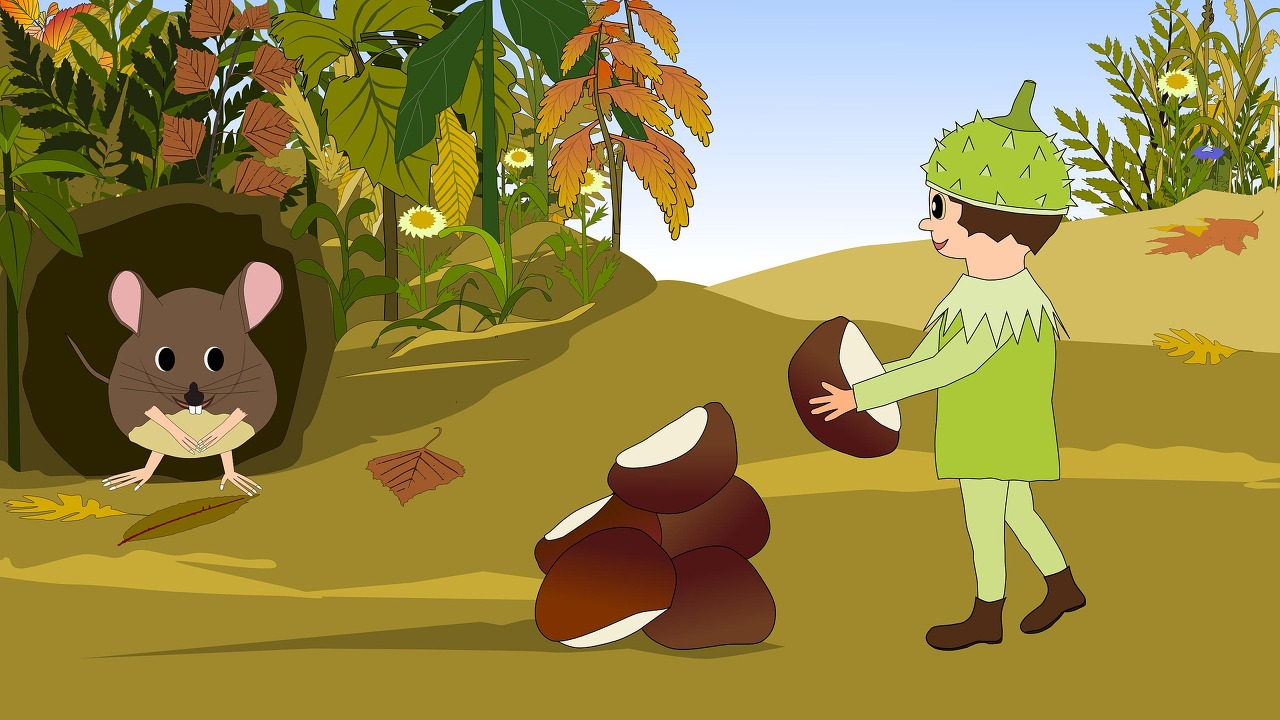
#> input picture temp/open_cv/Image/fable2.jpg, 1280 x 720 px
$ python open_cv_test9.py
#> lines starting #> are read from the running program, lines starting #| are printed output that depends on the picture; after the words box and inside, x2 and y2 are one past the last pixel; in counts of white or black regions, pixels touching at a corner belong together
import cv2
import numpy as np
import sys

sys.setrecursionlimit(10000)

src = cv2.imread("Image/fable2.jpg")
#> src is the input picture: shape (720, 1280, 3); mean B, G, R 69.1, 134.7, 148.8
gray = cv2.cvtColor(src, cv2.COLOR_BGR2GRAY)
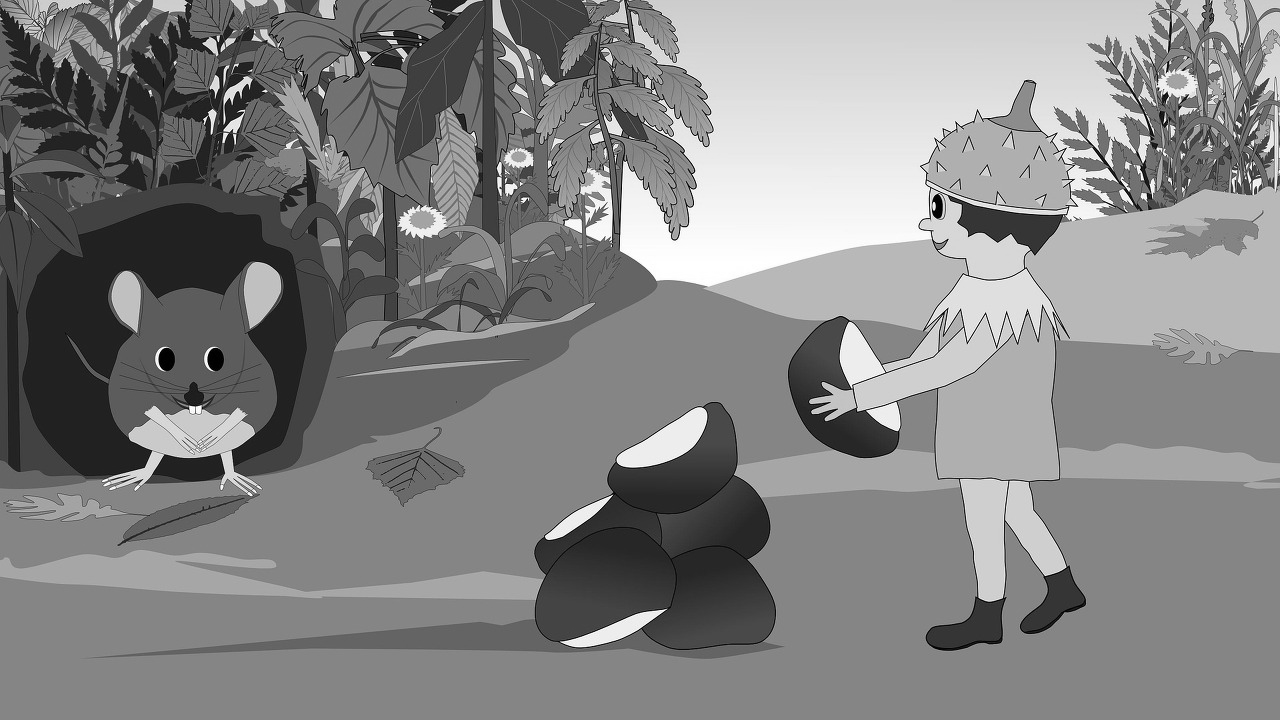
#> gray: shape (720, 1280); min 0, max 255, mean 131.4
binary = cv2.adaptiveThreshold(
    gray, 255, cv2.ADAPTIVE_THRESH_MEAN_C, cv2.THRESH_BINARY, 467, 37)
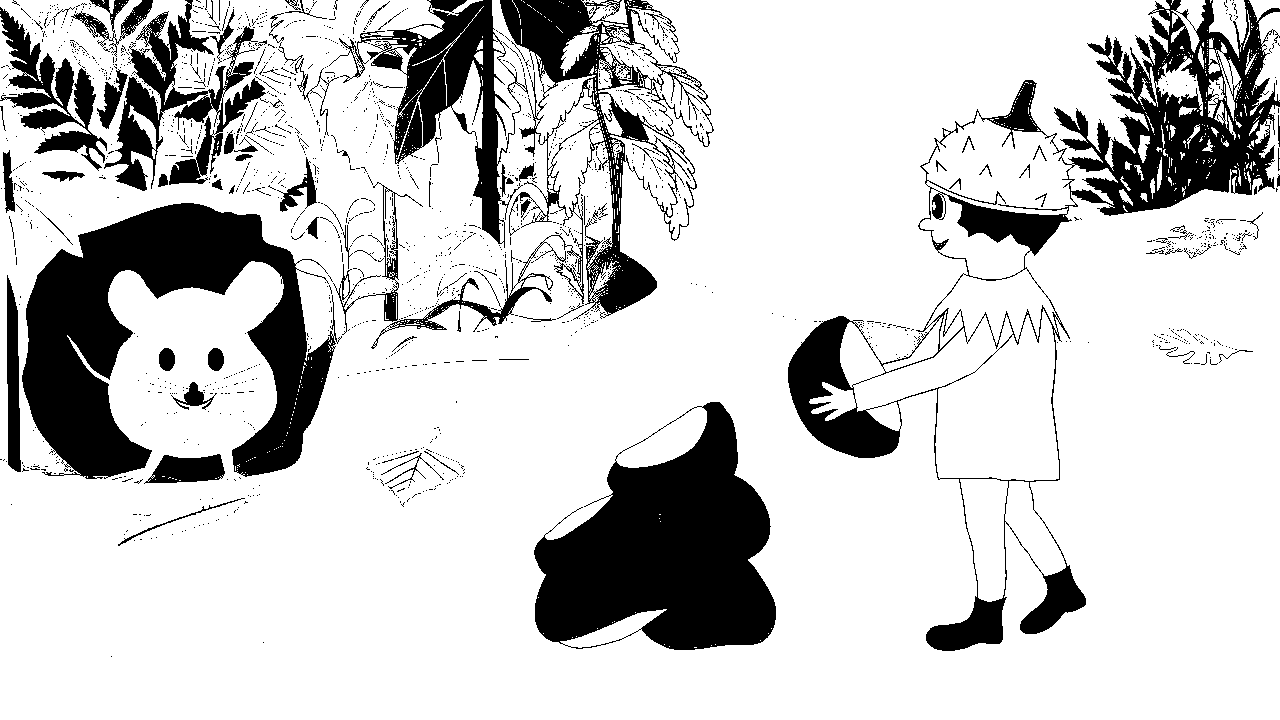
#> binary: shape (720, 1280); 80.2% white; 1775 black regions (1682 under 20 px), largest, box (x1, y1, x2, y2) and area: (788, 0, 1280, 651) 41471, (22, 203, 342, 479) 39837, (534, 402, 776, 650) 37003

# 빈 output 이미지 생성 (흰색)
output = np.full(binary.shape, 255, dtype=np.uint8)

# 이미지의 높이와 너비
height, width = binary.shape
#> height = 720; width = 1280

# 점진적으로 이미지를 보여주는 단위 설정
step = 3

dy = [-step, step, 0, 0]
dx = [0, 0, -step, step]

visited = np.zeros_like(binary, dtype=bool)


def dfs(i, j):
    if i < 0 or i >= height or j < 0 or j >= width or visited[i, j] or binary[i, j] == 255:
        return

    visited[i, j] = True
    output[i:i + step, j:j + step] = binary[i:i + step, j:j + step]
    cv2.imshow("output", output)
    cv2.waitKey(1)

    for k in range(4):
        ni, nj = i + dy[k], j + dx[k]
        dfs(ni, nj)


# 시작점 찾기 (검은 픽셀 중 하나)
start_i, start_j = None, None
for i in range(0, height, step):
    for j in range(0, width, step):
        if binary[i, j] == 0 and not visited[i, j]:
            start_i, start_j = i, j
            dfs(start_i, start_j)
#> this loop made 240 passes
#> pass 1, in dfs, `cv2.imshow("output", output)`:
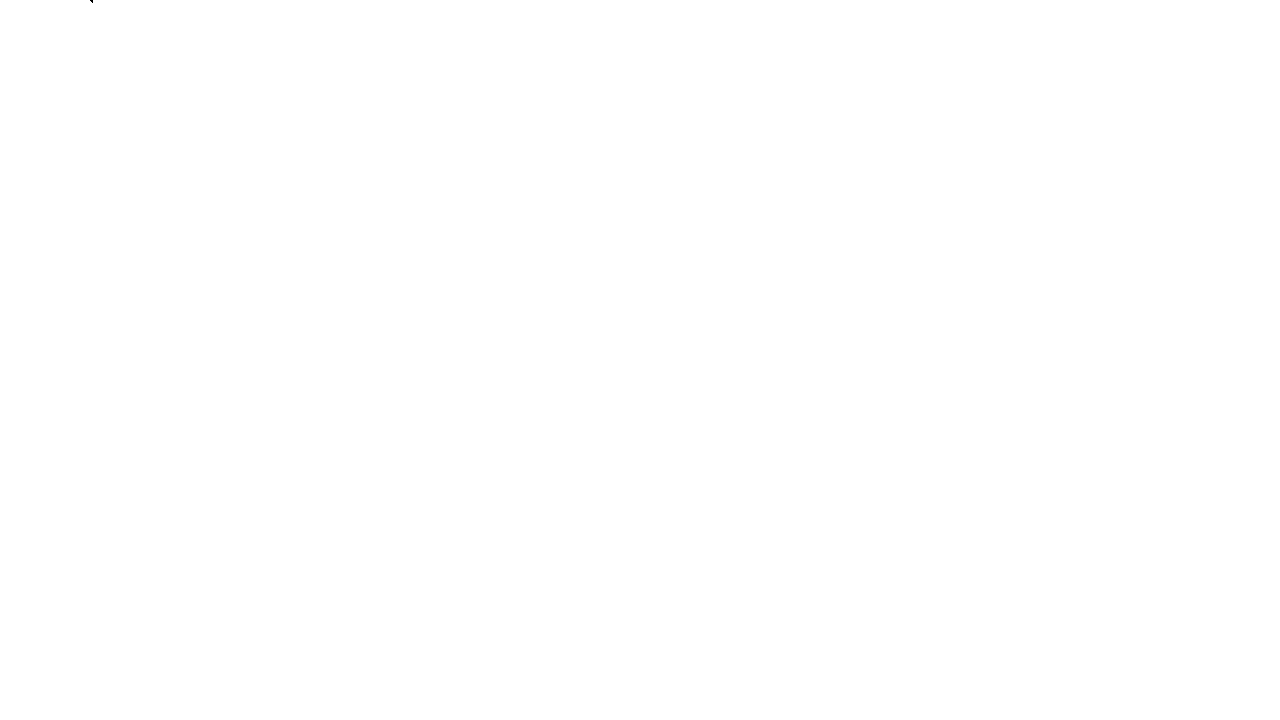
#> window 'output': shape (720, 1280); 100% white; black in thin lines or dots, all inside (x1, y1, x2, y2) = (90, 0, 93, 3)

cv2.waitKey(0)
cv2.destroyAllWindows()
